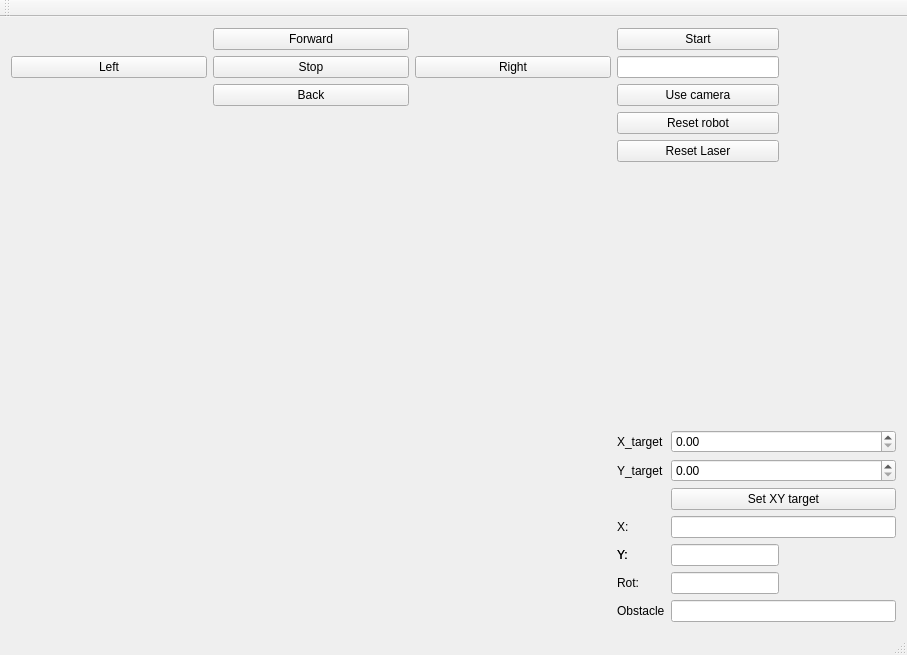
<?xml version="1.0" encoding="UTF-8"?>
<ui version="4.0">
 <class>MainWindow</class>
 <widget class="QMainWindow" name="MainWindow">
  <property name="geometry">
   <rect>
    <x>0</x>
    <y>0</y>
    <width>907</width>
    <height>655</height>
   </rect>
  </property>
  <property name="windowTitle">
   <string>MainWindow</string>
  </property>
  <widget class="QWidget" name="centralWidget">
   <layout class="QGridLayout" name="gridLayout">
    <item row="2" column="0">
     <widget class="QWidget" name="widget" native="true">
      <property name="sizePolicy">
       <sizepolicy hsizetype="MinimumExpanding" vsizetype="Expanding">
        <horstretch>0</horstretch>
        <verstretch>0</verstretch>
       </sizepolicy>
      </property>
      <property name="minimumSize">
       <size>
        <width>600</width>
        <height>450</height>
       </size>
      </property>
     </widget>
    </item>
    <item row="1" column="0">
     <layout class="QGridLayout" name="gridLayout_2">
      <item row="1" column="2">
       <widget class="QPushButton" name="pushButton_5">
        <property name="sizePolicy">
         <sizepolicy hsizetype="Expanding" vsizetype="Fixed">
          <horstretch>0</horstretch>
          <verstretch>0</verstretch>
         </sizepolicy>
        </property>
        <property name="text">
         <string>Right</string>
        </property>
       </widget>
      </item>
      <item row="0" column="1">
       <widget class="QPushButton" name="pushButton_2">
        <property name="sizePolicy">
         <sizepolicy hsizetype="Expanding" vsizetype="Fixed">
          <horstretch>0</horstretch>
          <verstretch>0</verstretch>
         </sizepolicy>
        </property>
        <property name="text">
         <string>Forward</string>
        </property>
       </widget>
      </item>
      <item row="1" column="0">
       <widget class="QPushButton" name="pushButton_6">
        <property name="sizePolicy">
         <sizepolicy hsizetype="Expanding" vsizetype="Fixed">
          <horstretch>0</horstretch>
          <verstretch>0</verstretch>
         </sizepolicy>
        </property>
        <property name="text">
         <string>Left</string>
        </property>
       </widget>
      </item>
      <item row="2" column="1">
       <widget class="QPushButton" name="pushButton_3">
        <property name="sizePolicy">
         <sizepolicy hsizetype="Expanding" vsizetype="Fixed">
          <horstretch>0</horstretch>
          <verstretch>0</verstretch>
         </sizepolicy>
        </property>
        <property name="text">
         <string>Back</string>
        </property>
       </widget>
      </item>
      <item row="1" column="1">
       <widget class="QPushButton" name="pushButton_4">
        <property name="sizePolicy">
         <sizepolicy hsizetype="Expanding" vsizetype="Fixed">
          <horstretch>0</horstretch>
          <verstretch>0</verstretch>
         </sizepolicy>
        </property>
        <property name="text">
         <string>Stop</string>
        </property>
       </widget>
      </item>
     </layout>
    </item>
    <item row="2" column="1">
     <layout class="QVBoxLayout" name="verticalLayout_2">
      <item>
       <widget class="QPushButton" name="pushButton_8">
        <property name="sizePolicy">
         <sizepolicy hsizetype="Fixed" vsizetype="Fixed">
          <horstretch>0</horstretch>
          <verstretch>0</verstretch>
         </sizepolicy>
        </property>
        <property name="minimumSize">
         <size>
          <width>162</width>
          <height>0</height>
         </size>
        </property>
        <property name="text">
         <string>Reset robot</string>
        </property>
       </widget>
      </item>
      <item>
       <widget class="QPushButton" name="pushButton_7">
        <property name="sizePolicy">
         <sizepolicy hsizetype="Fixed" vsizetype="Fixed">
          <horstretch>0</horstretch>
          <verstretch>0</verstretch>
         </sizepolicy>
        </property>
        <property name="minimumSize">
         <size>
          <width>162</width>
          <height>0</height>
         </size>
        </property>
        <property name="text">
         <string>Reset Laser</string>
        </property>
       </widget>
      </item>
      <item>
       <spacer name="verticalSpacer">
        <property name="orientation">
         <enum>Qt::Orientation::Vertical</enum>
        </property>
        <property name="sizeHint" stdset="0">
         <size>
          <width>20</width>
          <height>40</height>
         </size>
        </property>
       </spacer>
      </item>
      <item>
       <layout class="QGridLayout" name="gridLayout_3">
        <item row="1" column="0">
         <widget class="QLabel" name="label_5">
          <property name="text">
           <string>Y_target</string>
          </property>
         </widget>
        </item>
        <item row="4" column="0">
         <widget class="QLabel" name="label_2">
          <property name="text">
           <string>Y:</string>
          </property>
         </widget>
        </item>
        <item row="3" column="0">
         <widget class="QLabel" name="label">
          <property name="text">
           <string>X:</string>
          </property>
         </widget>
        </item>
        <item row="0" column="0">
         <widget class="QLabel" name="label_4">
          <property name="text">
           <string>X_target</string>
          </property>
         </widget>
        </item>
        <item row="4" column="1">
         <widget class="QLineEdit" name="lineEdit_3">
          <property name="sizePolicy">
           <sizepolicy hsizetype="Fixed" vsizetype="Fixed">
            <horstretch>0</horstretch>
            <verstretch>0</verstretch>
           </sizepolicy>
          </property>
          <property name="focusPolicy">
           <enum>Qt::FocusPolicy::NoFocus</enum>
          </property>
          <property name="readOnly">
           <bool>true</bool>
          </property>
         </widget>
        </item>
        <item row="0" column="1">
         <widget class="QDoubleSpinBox" name="set_X_target"/>
        </item>
        <item row="4" column="0">
         <widget class="QLabel" name="label_2">
          <property name="text">
           <string>Y:</string>
          </property>
         </widget>
        </item>
        <item row="5" column="1">
         <widget class="QLineEdit" name="lineEdit_4">
          <property name="sizePolicy">
           <sizepolicy hsizetype="Fixed" vsizetype="Fixed">
            <horstretch>0</horstretch>
            <verstretch>0</verstretch>
           </sizepolicy>
          </property>
          <property name="focusPolicy">
           <enum>Qt::FocusPolicy::NoFocus</enum>
          </property>
          <property name="readOnly">
           <bool>true</bool>
          </property>
         </widget>
        </item>
        <item row="3" column="1">
         <widget class="QLineEdit" name="lineEdit_5"/>
        </item>
        <item row="2" column="1">
         <widget class="QPushButton" name="Set_XY_button">
          <property name="text">
           <string>Set XY target</string>
          </property>
         </widget>
        </item>
        <item row="5" column="0">
         <widget class="QLabel" name="label_3">
          <property name="text">
           <string>Rot:</string>
          </property>
         </widget>
        </item>
        <item row="1" column="1">
         <widget class="QDoubleSpinBox" name="set_Y_target"/>
        </item>
        <item row="6" column="1">
         <widget class="QLineEdit" name="lineEdit_2"/>
        </item>
        <item row="6" column="0">
         <widget class="QLabel" name="label_6">
          <property name="text">
           <string>Obstacle</string>
          </property>
         </widget>
        </item>
       </layout>
      </item>
     </layout>
    </item>
    <item row="1" column="1">
     <layout class="QVBoxLayout" name="verticalLayout">
      <item>
       <widget class="QPushButton" name="pushButton_9">
        <property name="sizePolicy">
         <sizepolicy hsizetype="Fixed" vsizetype="Fixed">
          <horstretch>0</horstretch>
          <verstretch>0</verstretch>
         </sizepolicy>
        </property>
        <property name="minimumSize">
         <size>
          <width>162</width>
          <height>0</height>
         </size>
        </property>
        <property name="text">
         <string>Start</string>
        </property>
       </widget>
      </item>
      <item>
       <widget class="QLineEdit" name="lineEdit">
        <property name="sizePolicy">
         <sizepolicy hsizetype="Fixed" vsizetype="Fixed">
          <horstretch>0</horstretch>
          <verstretch>0</verstretch>
         </sizepolicy>
        </property>
        <property name="minimumSize">
         <size>
          <width>162</width>
          <height>0</height>
         </size>
        </property>
       </widget>
      </item>
      <item>
       <widget class="QPushButton" name="pushButton">
        <property name="sizePolicy">
         <sizepolicy hsizetype="Fixed" vsizetype="Fixed">
          <horstretch>0</horstretch>
          <verstretch>0</verstretch>
         </sizepolicy>
        </property>
        <property name="minimumSize">
         <size>
          <width>162</width>
          <height>0</height>
         </size>
        </property>
        <property name="text">
         <string>Use camera</string>
        </property>
       </widget>
      </item>
     </layout>
    </item>
   </layout>
  </widget>
  <widget class="QMenuBar" name="menuBar">
   <property name="geometry">
    <rect>
     <x>0</x>
     <y>0</y>
     <width>907</width>
     <height>23</height>
    </rect>
   </property>
  </widget>
  <widget class="QToolBar" name="mainToolBar">
   <attribute name="toolBarArea">
    <enum>TopToolBarArea</enum>
   </attribute>
   <attribute name="toolBarBreak">
    <bool>false</bool>
   </attribute>
  </widget>
  <widget class="QStatusBar" name="statusBar"/>
 </widget>
 <layoutdefault spacing="6" margin="11"/>
 <resources/>
 <connections/>
</ui>
